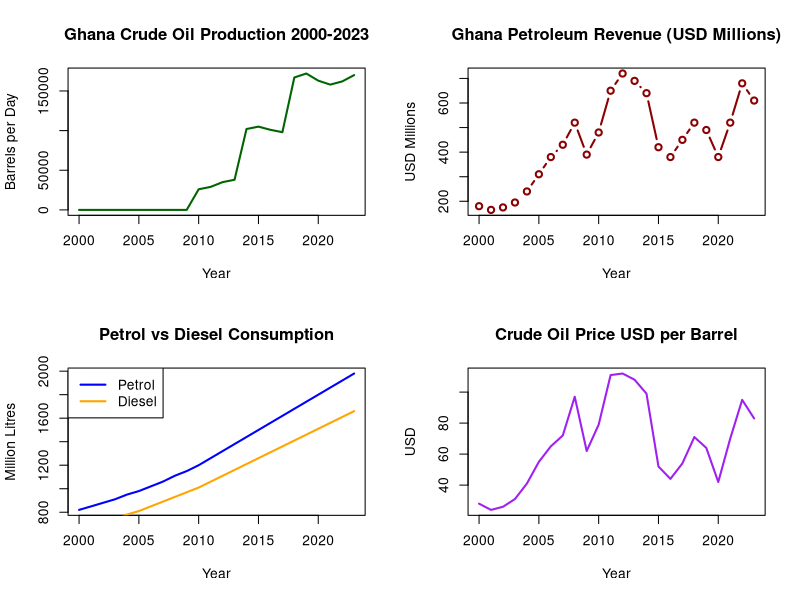
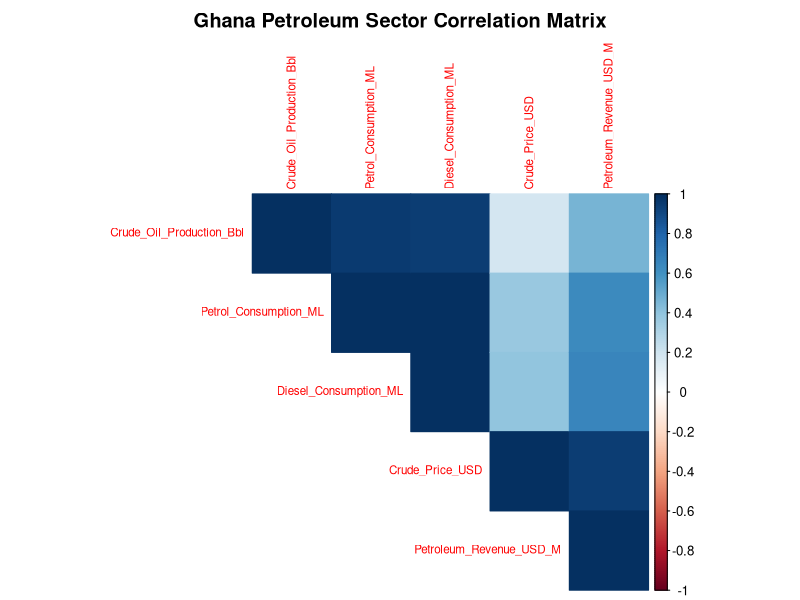
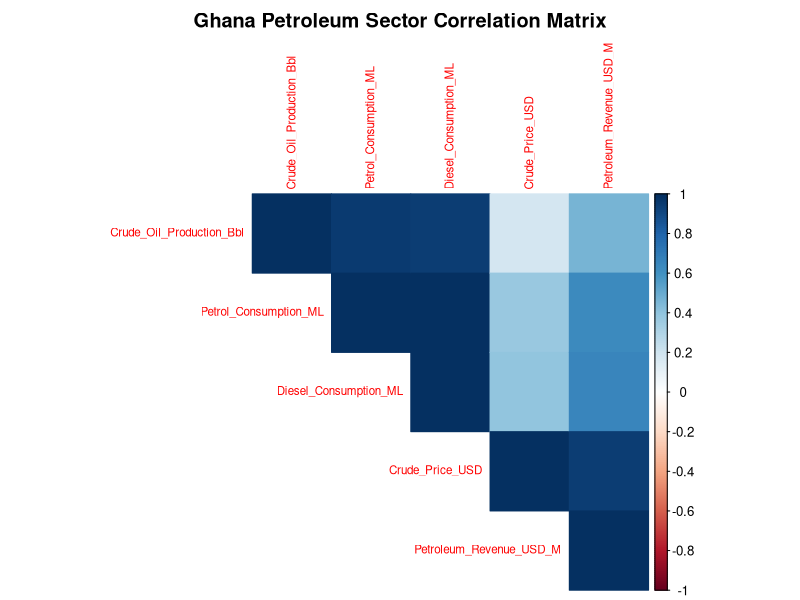
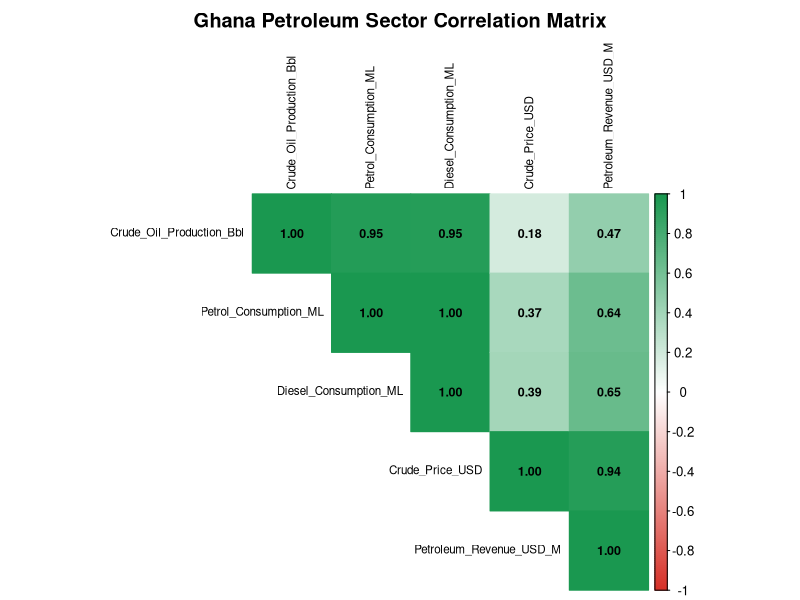
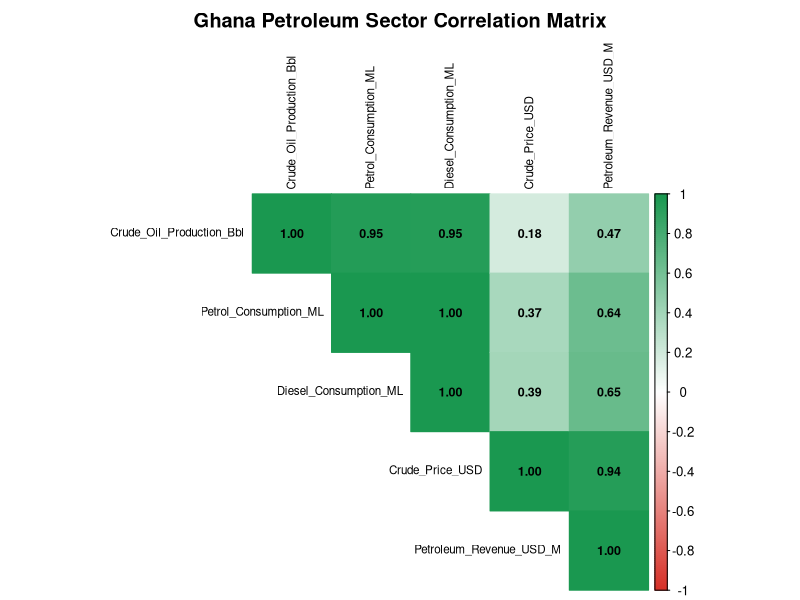
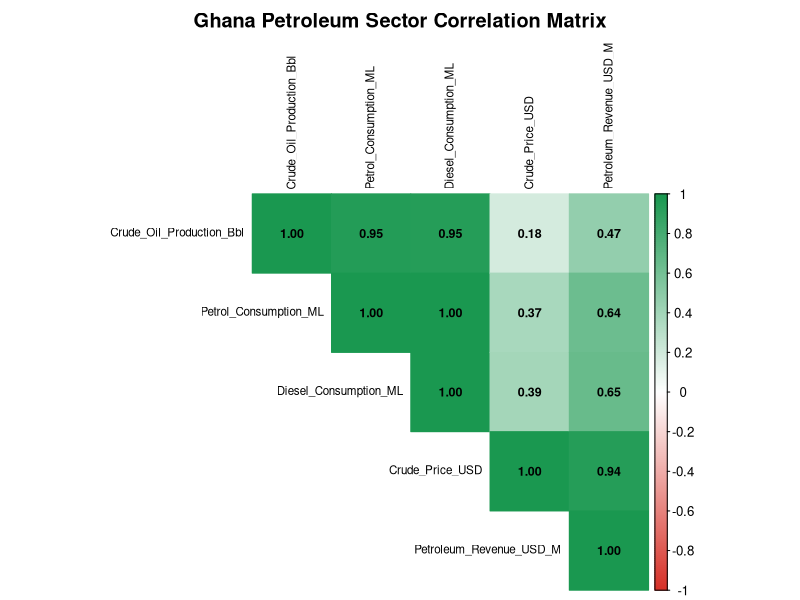

Write the R code that produced these figures, in order.
# Load libraries
library(ggplot2)
library(dplyr)
library(corrplot)

# Ghana Petroleum Sector Data 2000-2023
ghana_petroleum <- data.frame(
  Year = 2000:2023,
  Crude_Oil_Production_Bbl = c(0,0,0,0,0,0,0,0,0,0,
                               26000,29000,35000,38000,102000,105000,101000,
                               98000,167000,172000,163000,158000,162000,170000),
  Petrol_Consumption_ML = c(820,850,880,910,950,980,
                            1020,1060,1110,1150,1200,1260,1320,1380,1440,
                            1500,1560,1620,1680,1740,1800,1860,1920,1980),
  Diesel_Consumption_ML = c(650,680,710,740,780,810,
                            850,890,930,970,1010,1060,1110,1160,1210,1260,
                            1310,1360,1410,1460,1510,1560,1610,1660),
  Crude_Price_USD = c(28,24,26,31,41,55,65,72,97,
                      62,79,111,112,108,99,52,44,54,71,64,42,70,95,83),
  Petroleum_Revenue_USD_M = c(180,165,175,195,240,310,
                              380,430,520,390,480,650,720,690,640,420,380,450,
                              520,490,380,520,680,610)
)

print(head(ghana_petroleum, 10))
print(summary(ghana_petroleum))

# Create visualizations
par(mfrow = c(2,2))

# Plot 1: Crude Oil Production
plot(ghana_petroleum$Year, ghana_petroleum$Crude_Oil_Production_Bbl,
     type = "l", col = "darkgreen", lwd = 2,
     main = "Ghana Crude Oil Production 2000-2023",
     xlab = "Year", ylab = "Barrels per Day")

# Plot 2: Petroleum Revenue
plot(ghana_petroleum$Year, ghana_petroleum$Petroleum_Revenue_USD_M,
     type = "b", col = "darkred", lwd = 2,
     main = "Ghana Petroleum Revenue (USD Millions)",
     xlab = "Year", ylab = "USD Millions")

# Plot 3: Fuel Consumption
plot(ghana_petroleum$Year, ghana_petroleum$Petrol_Consumption_ML,
     type = "l", col = "blue", lwd = 2,
     main = "Petrol vs Diesel Consumption",
     xlab = "Year", ylab = "Million Litres")
lines(ghana_petroleum$Year, ghana_petroleum$Diesel_Consumption_ML,
      col = "orange", lwd = 2)
legend("topleft", legend = c("Petrol", "Diesel"),
       col = c("blue", "orange"), lwd = 2)

# Plot 4: Crude Price Trend
plot(ghana_petroleum$Year, ghana_petroleum$Crude_Price_USD,
     type = "l", col = "purple", lwd = 2,
     main = "Crude Oil Price USD per Barrel",
     xlab = "Year", ylab = "USD")

par(mfrow = c(1,1))


# Correlation Analysis
cor_data <- ghana_petroleum[, c("Crude_Oil_Production_Bbl",
                                "Petrol_Consumption_ML",
                                "Diesel_Consumption_ML",
                                "Crude_Price_USD",
                                "Petroleum_Revenue_USD_M")]

cor_matrix <- cor(cor_data)
print(round(cor_matrix, 2))

corrplot(cor_matrix, method = "color",
         type = "upper",
         title = "Ghana Petroleum Sector Correlation Matrix",
         mar = c(0,0,2,0),
         tl.cex = 0.7)


library(ggplot2)
library(dplyr)
library(corrplot)

ghana_petroleum <- data.frame(
  Year = 2000:2023,
  Crude_Oil_Production_Bbl = c(0,0,0,0,0,0,0,0,0,0,
                               26000,29000,35000,38000,102000,105000,101000,
                               98000,167000,172000,163000,158000,162000,170000),
  Petrol_Consumption_ML = c(820,850,880,910,950,980,
                            1020,1060,1110,1150,1200,1260,1320,1380,1440,
                            1500,1560,1620,1680,1740,1800,1860,1920,1980),
  Diesel_Consumption_ML = c(650,680,710,740,780,810,
                            850,890,930,970,1010,1060,1110,1160,1210,1260,
                            1310,1360,1410,1460,1510,1560,1610,1660),
  Crude_Price_USD = c(28,24,26,31,41,55,65,72,97,
                      62,79,111,112,108,99,52,44,54,71,64,42,70,95,83),
  Petroleum_Revenue_USD_M = c(180,165,175,195,240,310,
                              380,430,520,390,480,650,720,690,640,420,380,450,
                              520,490,380,520,680,610)
)

cor_data <- ghana_petroleum[, c("Crude_Oil_Production_Bbl",
                                "Petrol_Consumption_ML",
                                "Diesel_Consumption_ML",
                                "Crude_Price_USD",
                                "Petroleum_Revenue_USD_M")]

cor_matrix <- cor(cor_data)
print(round(cor_matrix, 2))

corrplot(cor_matrix, method = "color",
         type = "upper",
         title = "Ghana Petroleum Sector Correlation Matrix",
         mar = c(0,0,2,0),
         tl.cex = 0.7)

# Correlation Analysis - Ghana Petroleum Sector

cor_data <- ghana_petroleum[, c("Crude_Oil_Production_Bbl",
                                "Petrol_Consumption_ML",
                                "Diesel_Consumption_ML",
                                "Crude_Price_USD",
                                "Petroleum_Revenue_USD_M")]

cor_matrix <- cor(cor_data)
print(round(cor_matrix, 2))

corrplot(cor_matrix,
         method = "color",
         type = "upper",
         addCoef.col = "black",
         number.cex = 0.75,
         title = "Ghana Petroleum Sector Correlation Matrix",
         mar = c(0, 0, 2, 0),
         tl.cex = 0.7,
         tl.col = "black",
         col = colorRampPalette(c("#d73027", "white", "#1a9850"))(200))

corrplot(cor_matrix,
         method = "color",
         type = "upper",
         addCoef.col = "black",
         number.cex = 0.75,
         title = "Ghana Petroleum Sector Correlation Matrix",
         mar = c(0, 0, 2, 0),
         tl.cex = 0.7,
         tl.col = "black",
         col = colorRampPalette(c("#d73027", "white", "#1a9850"))(200))

# Key Insights
cat("\n--- GHANA PETROLEUM SECTOR: KEY FINDINGS ---\n")
cat("Crude Price vs Revenue correlation:", round(cor_matrix["Crude_Price_USD", "Petroleum_Revenue_USD_M"], 2), "\n")
cat("Petrol Consumption vs Revenue correlation:", round(cor_matrix["Petrol_Consumption_ML", "Petroleum_Revenue_USD_M"], 2), "\n")
cat("Diesel Consumption vs Revenue correlation:", round(cor_matrix["Diesel_Consumption_ML", "Petroleum_Revenue_USD_M"], 2), "\n")
cat("Crude Production vs Revenue correlation:", round(cor_matrix["Crude_Oil_Production_Bbl", "Petroleum_Revenue_USD_M"], 2), "\n")
cat("Peak Revenue Year:", ghana_petroleum$Year[which.max(ghana_petroleum$Petroleum_Revenue_USD_M)], "\n")
cat("Peak Crude Price Year:", ghana_petroleum$Year[which.max(ghana_petroleum$Crude_Price_USD)], "\n")
cat("Average Annual Revenue USD M:", round(mean(ghana_petroleum$Petroleum_Revenue_USD_M), 0), "\n")

# Save chart to file
png("Ghana_Petroleum_Correlation_Matrix.png", width = 1200, height = 1000, res = 150)
corrplot(cor_matrix,
         method = "color",
         type = "upper",
         addCoef.col = "black",
         number.cex = 0.75,
         title = "Ghana Petroleum Sector Correlation Matrix",
         mar = c(0, 0, 2, 0),
         tl.cex = 0.7,
         tl.col = "black",
         col = colorRampPalette(c("#d73027", "white", "#1a9850"))(200))
dev.off()

cat("\nChart saved as Ghana_Petroleum_Correlation_Matrix.png\n")
